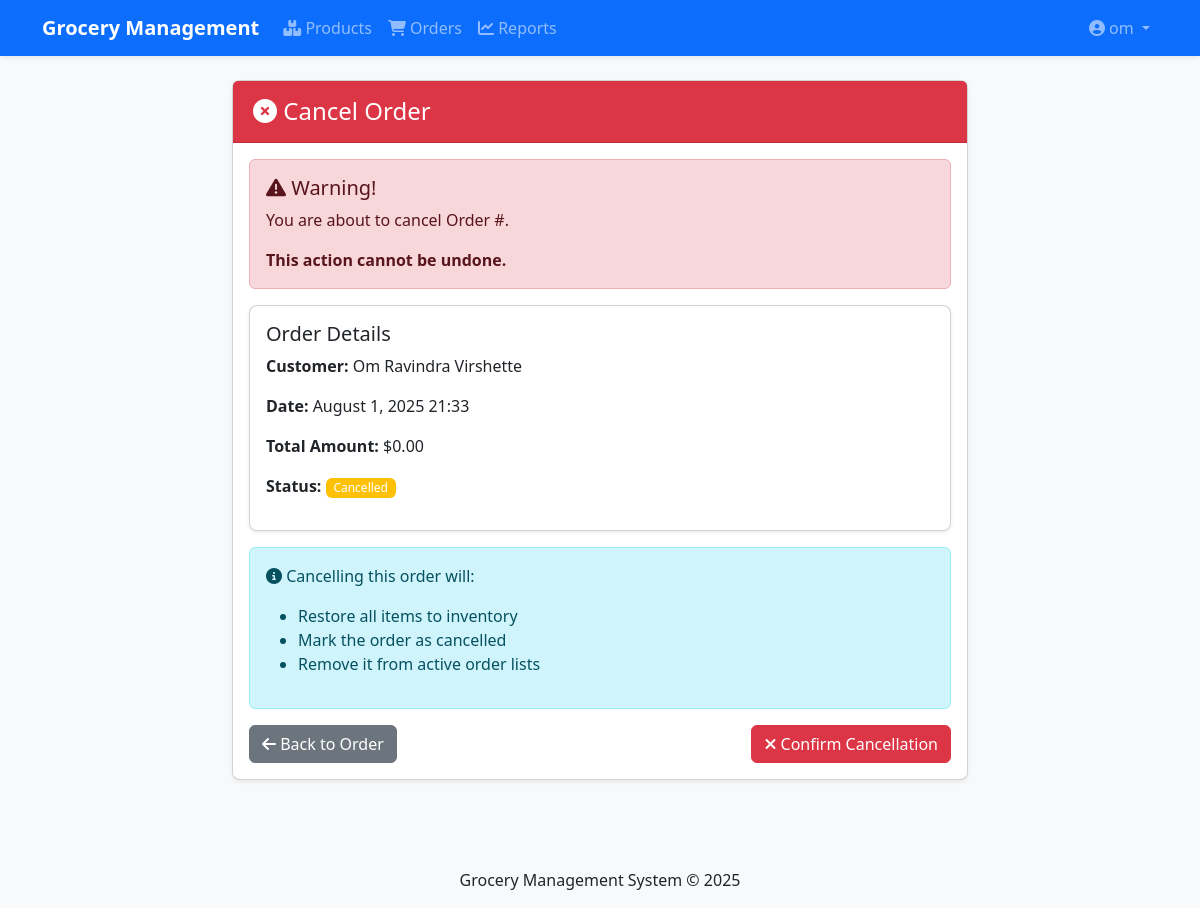
Screenshot of /orders/1/cancel/ (signed in) with the database file from the repository.
### users/models.py (models this page shows, shortened)
class User(AbstractUser):
    is_admin = models.BooleanField(default=False)
    is_staff = models.BooleanField(default=False)
    phone = models.CharField(max_length=20, blank=True, null=True)
    address = models.TextField(blank=True, null=True)
    class Meta:
        verbose_name = _('user')
        verbose_name_plural = _('users')

### orders/models.py (models this page shows, shortened)
class Order(models.Model):
    ORDER_STATUS = (
        ('pending', 'Pending'),
        ('completed', 'Completed'),
        ('cancelled', 'Cancelled'),
    )
    order_number = models.CharField(max_length=20, unique=True)
    customer_name = models.CharField(max_length=100)
    customer_phone = models.CharField(max_length=20)
    customer_email = models.EmailField(blank=True)
    customer_address = models.TextField(blank=True)
    created_by = models.ForeignKey(User, on_delete=models.SET_NULL, null=True)
    created_at = models.DateTimeField(default=timezone.now)
    status = models.CharField(max_length=20, choices=ORDER_STATUS, default='pending')
    total_amount = models.DecimalField(max_digits=10, decimal_places=2, default=0)
    notes = models.TextField(blank=True)

### orders/views.py (the view, shortened to what this page needs)
# urls.py: path('<int:order_id>/cancel/', views.order_cancel, name='order_cancel'),
@login_required
def order_cancel(request, order_id):
    order = get_object_or_404(Order, id=order_id)
    return render(request, 'orders/confirm_cancel.html', {'order': order})

### templates/orders/confirm_cancel.html (shortened to what this page needs)
{% extends 'base.html' %}
{% block content %}
<div class="row justify-content-center">
    <div class="col-md-8">
        <div class="card">
            <div class="card-header bg-danger text-white">
                <h4 class="mb-0"><i class="fas fa-times-circle"></i> Cancel Order</h4>
            </div>
            <div class="card-body">
                <div class="alert alert-danger">
                    <h5><i class="fas fa-exclamation-triangle"></i> Warning!</h5>
                    <p>You are about to cancel Order #{{ order.order_number }}.</p>
                    <p class="mb-0"><strong>This action cannot be undone.</strong></p>
                </div>
                <div class="card mb-3">
                    <div class="card-body">
                        <h5>Order Details</h5>
                        <p><strong>Customer:</strong> {{ order.customer_name }}</p>
                        <p><strong>Date:</strong> {{ order.created_at|date:"F j, Y H:i" }}</p>
                        <p><strong>Total Amount:</strong> ${{ order.total_amount }}</p>
                        <p><strong>Status:</strong> <span class="badge bg-warning">{{ order.get_status_display }}</span></p>
                    </div>
                </div>
                <div class="alert alert-info">
                    <p><i class="fas fa-info-circle"></i> Cancelling this order will:</p>
                    <ul>
                        <li>Restore all items to inventory</li>
                        <li>Mark the order as cancelled</li>
                        <li>Remove it from active order lists</li>
                    </ul>
                </div>
                <form method="post">
                    <div class="d-flex justify-content-between">
                        <a href="{% url 'orders:order_detail' order.id %}" class="btn btn-secondary">
                            <i class="fas fa-arrow-left"></i> Back to Order
                        </a>
                        <button type="submit" class="btn btn-danger">
                            <i class="fas fa-times"></i> Confirm Cancellation
                        </button>
                    </div>
                </form>
            </div>
        </div>
    </div>
</div>
{% endblock %}

### templates/base.html (shortened to what this page needs)
<!DOCTYPE html>
<html lang="en">
<head>
    <link href="https://cdn.jsdelivr.net/npm/bootstrap@5.3.0/dist/css/bootstrap.min.css" rel="stylesheet">
    <link rel="stylesheet" href="https://cdnjs.cloudflare.com/ajax/libs/font-awesome/6.4.0/css/all.min.css">
    <link rel="stylesheet" href="/static/css/style.css">
</head>
<body>
    <nav class="navbar navbar-expand-lg navbar-dark bg-primary">
        <div class="container">
            <a class="navbar-brand" href="{% url 'dashboard' %}">Grocery Management</a>
            <div class="collapse navbar-collapse" id="navbarNav">
                <ul class="navbar-nav me-auto">
                    {% if user.is_authenticated %}
                    <li class="nav-item">
                        <a class="nav-link" href="{% url 'products:product_list' %}"><i class="fas fa-boxes"></i> Products</a>
                    </li>
                    <li class="nav-item">
                        <a class="nav-link" href="{% url 'orders:order_list' %}"><i class="fas fa-shopping-cart"></i> Orders</a>
                    </li>
                    <li class="nav-item">
                        <a class="nav-link" href="{% url 'reports:sales_report' %}"><i class="fas fa-chart-line"></i> Reports</a>
                    </li>
                    {% endif %}
                </ul>
                <ul class="navbar-nav">
                    {% if user.is_authenticated %}
                    <li class="nav-item dropdown">
                        <a class="nav-link dropdown-toggle" href="#" id="navbarDropdown" role="button" data-bs-toggle="dropdown">
                            <i class="fas fa-user-circle"></i> {{ user.username }}
                        </a>
                    </li>
                    {% else %}
                    <li class="nav-item">
                        <a class="nav-link" href="{% url 'login' %}"><i class="fas fa-sign-in-alt"></i> Login</a>
                    </li>
                    {% endif %}
                </ul>
            </div>
        </div>
    </nav>
    <div class="container mt-4">
        {% block content %}{% endblock %}
    </div>
    <footer class="mt-5 py-3 bg-light">
        <div class="container text-center">
            <p class="mb-0">Grocery Management System &copy; {% now "Y" %}</p>
        </div>
    </footer>
</body>
</html>

### static/css/style.css (style rules this page uses)
body { background-color: #f8f9fa; font-family: 'Segoe UI', Tahoma, Geneva, Verdana, sans-serif; }
.card { border-radius: 0.5rem; box-shadow: 0 0.125rem 0.25rem rgba(0, 0, 0, 0.075); margin-bottom: 1.5rem; }
.card-header { border-bottom: 1px solid rgba(0, 0, 0, 0.125); padding: 1rem 1.25rem; background-color: #f8f9fa; }
.navbar { box-shadow: 0 0.125rem 0.25rem rgba(0, 0, 0, 0.075); }
.navbar-brand { font-weight: 600; }
.badge { font-weight: 500; padding: 0.35em 0.65em; }
.alert { border-radius: 0.375rem; }

### rows the page displays
User: username "om"
Order: customer_name "Om Ravindra Virshette", created_at "August 1, 2025 21:33", total_amount "0.00", status "Cancelled"
